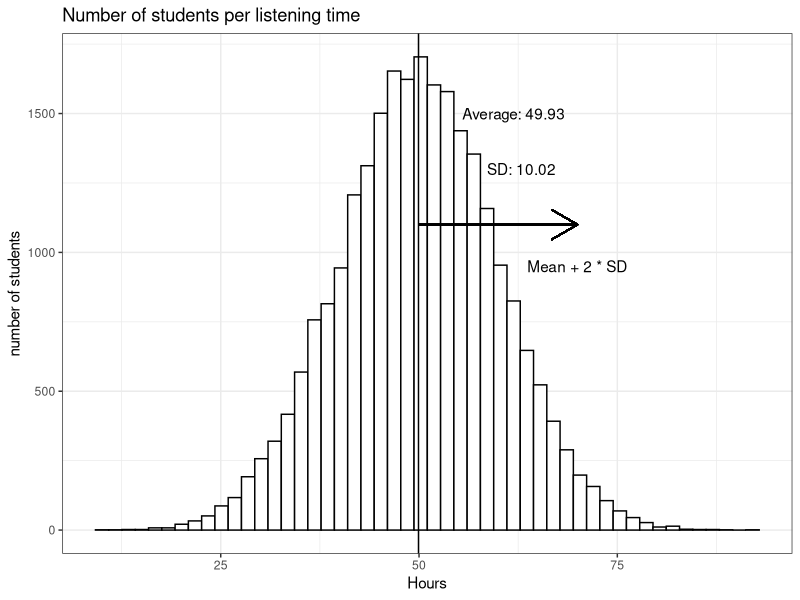
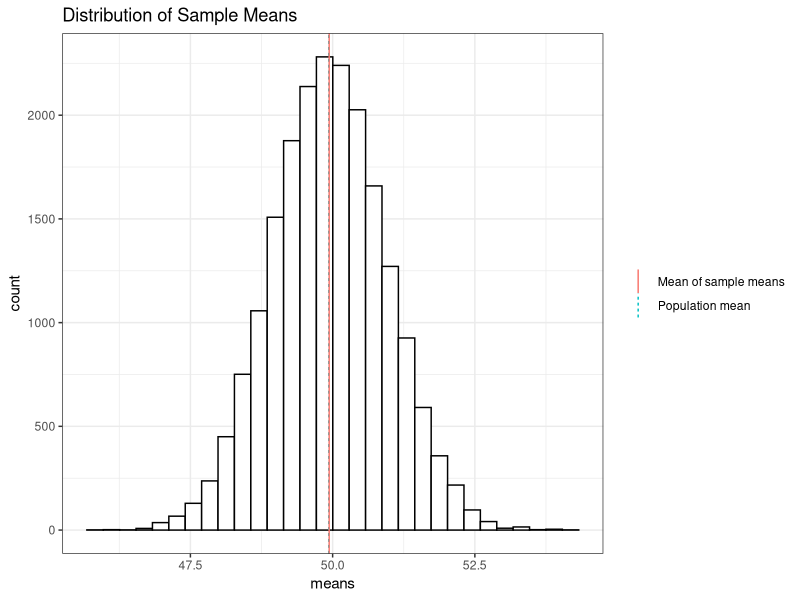
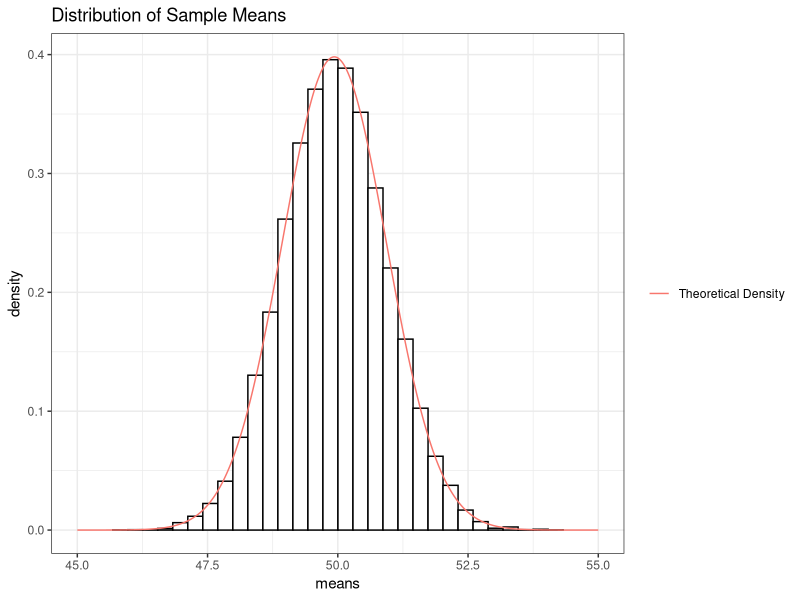
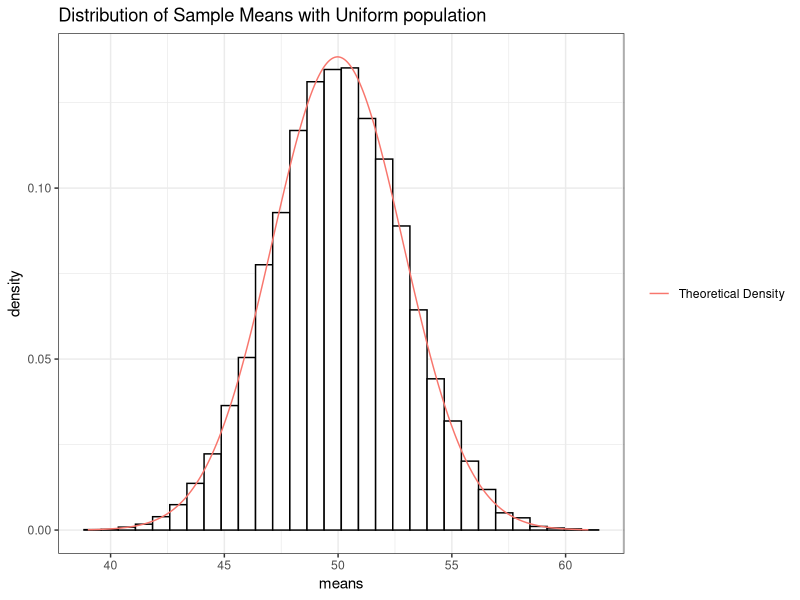
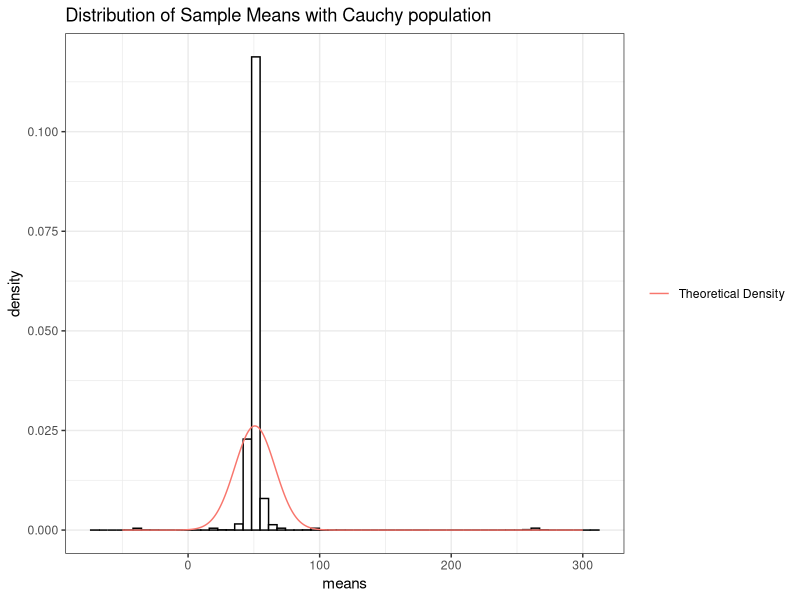
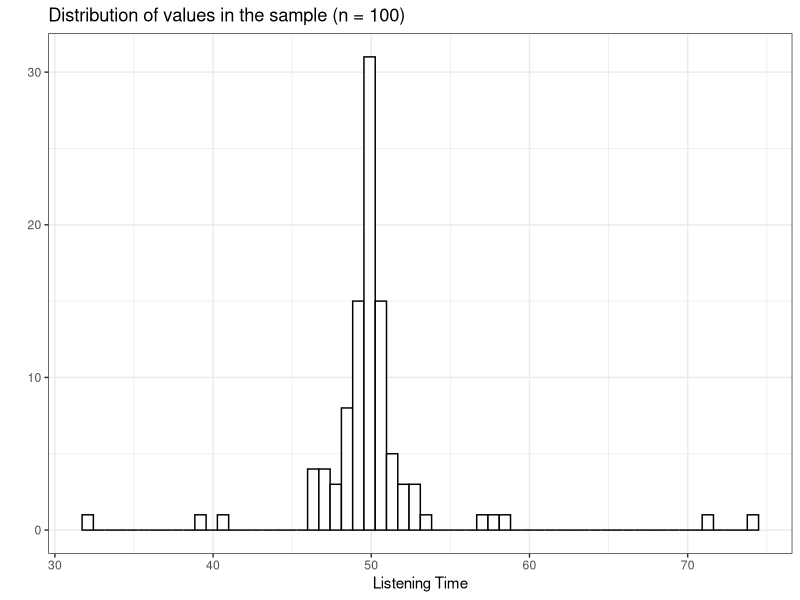
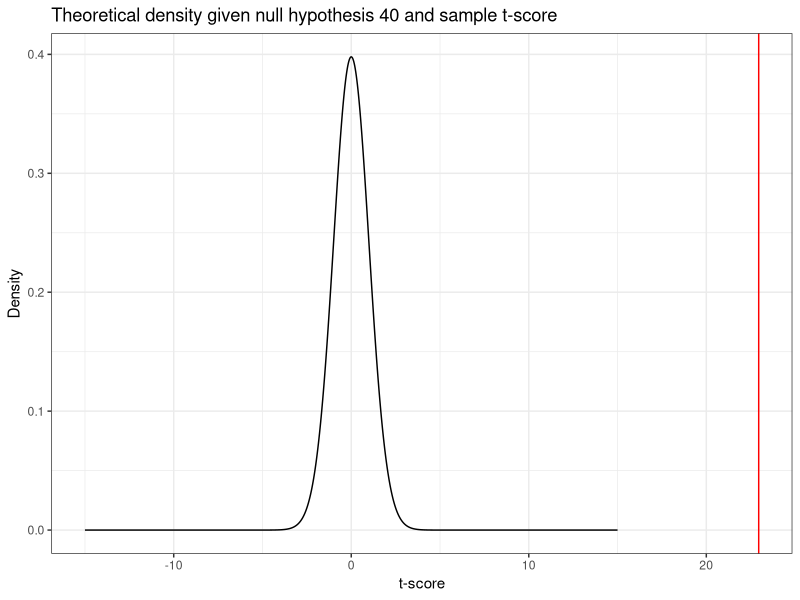
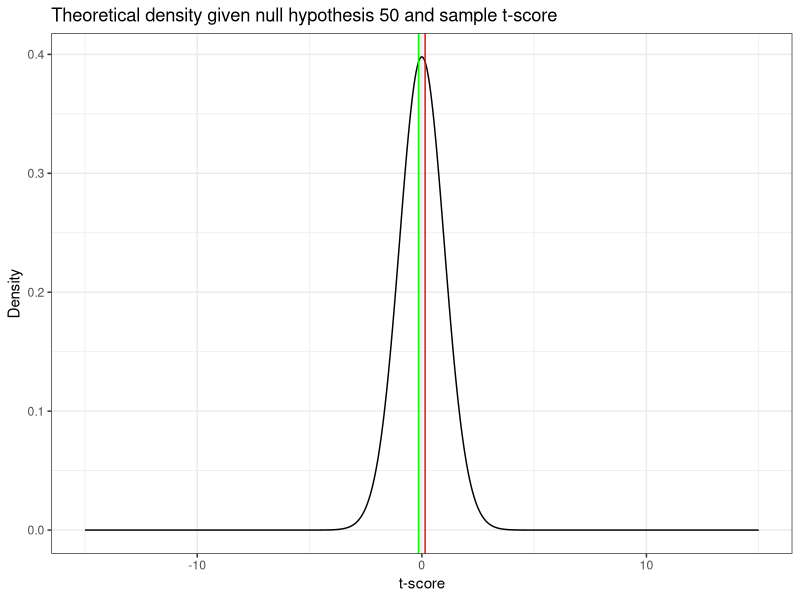

Write R code to recreate these figures, in order.
## ---- chunk 1
knitr::opts_chunk$set(echo = TRUE)
## ---- chunk 2
library(tidyverse)
set.seed(321)
hours <- rnorm(25000, 50, 10)

ggplot(data.frame(hours)) +
  geom_histogram(aes(hours), bins = 50, fill = 'white', color = 'black') +
  ggtitle("Number of students per listening time") +
  labs(y = 'number of students', x = 'Hours') +
  theme_bw() +
  geom_vline(xintercept = mean(hours)) +
  annotate("text", x = mean(hours) + 12, y = 1500, 
           label = paste("Average:", round(mean(hours), 2))) +
  annotate("text", x = mean(hours) + 13, y = 1300,
           label = paste("SD:", round(sd(hours), 2))) +
  geom_segment(aes(x = mean(hours), y = 1100, yend = 1100, xend = (mean(hours) + 2*sd(hours))), lineend = "butt", linejoin = "round",
     size = 0.5, arrow = arrow(length = unit(0.3, "inches"))) +
  annotate("text", x = mean(hours) + 20, y = 950, label = "Mean + 2 * SD" )
## ---- chunk 3
student_sample <- sample(1:25000, size = 100, replace = FALSE)
(m1 <- mean(hours[student_sample]))
## ---- chunk 4
set.seed(12345)
samples <- 20000
means <- matrix(NA, nrow = samples)
for (i in 1:samples){
  student_sample <- sample(1:25000, size = 100, replace = FALSE)
  means[i,] <- mean(hours[student_sample])
}

meansdf <- data.frame('true' = mean(hours), 'sample' = mean(means))
meansdf <- gather(meansdf)
ggplot(data.frame(means)) +
  geom_histogram(aes(x = means), bins = 30, fill='white', color='black') +
  theme_bw() +
  geom_vline(data = meansdf, aes(xintercept = value, color = key, linetype = key)) +
  scale_color_discrete(labels = c("Mean of sample means", "Population mean")) +
  scale_linetype_discrete(labels = c("Mean of sample means", "Population mean")) +
  theme(legend.title = element_blank()) +
  ggtitle('Distribution of Sample Means')
## ---- chunk 5
head(means, 5)
min(means)
max(means)
## ---- chunk 6
ggplot(data.frame(means)) +
  geom_histogram(aes(x = means, y = ..density..), bins = 30, fill='white', color='black') +
  stat_function(xlim = c(45, 55), fun = dnorm, n = length(means), 
                args = list(mean = mean(hours), sd = sd(hours)/ sqrt(100)), 
                aes(color = 'Theoretical Density')) +
  theme_bw() +
  theme(legend.title = element_blank()) +
  ggtitle('Distribution of Sample Means') 
## ---- chunk 7
set.seed(321)
hours <- runif(25000, 0, 100)
samples <- 20000
means <- matrix(NA, nrow = samples)
for (i in 1:samples){
  student_sample <- sample(1:25000, size = 100, replace = FALSE)
  means[i,] <- mean(hours[student_sample])
}

ggplot(data.frame(means)) +
  geom_histogram(aes(x = means, y = ..density..), bins = 30, fill='white', color='black') +
  stat_function(xlim = c(39, 61), fun = dnorm, n = length(means), 
                args = list(mean = mean(hours), sd = sd(hours)/ sqrt(100)), 
                aes(color = 'Theoretical Density')) +
  theme_bw() +
  theme(legend.title = element_blank()) +
  ggtitle('Distribution of Sample Means with Uniform population') 
## ---- chunk 8
set.seed(321)
hours <- rcauchy(25000, 50, 1)
samples <- 20000
means <- matrix(NA, nrow = samples)
for (i in 1:samples){
  student_sample <- sample(1:25000, size = 100, replace = FALSE)
  means[i,] <- mean(hours[student_sample])
}

ggplot(data.frame(means)) +
  geom_histogram(aes(x = means, y = ..density..), bins = 60, fill='white', color='black') +
  stat_function(xlim = c(-50, 300), fun = dnorm, n = length(means), 
                args = list(mean = mean(hours), sd = sd(hours)/ sqrt(100)), 
                aes(color = 'Theoretical Density')) +
  theme_bw() +
  theme(legend.title = element_blank()) +
  ggtitle('Distribution of Sample Means with Cauchy population') 
## ---- chunk 9
set.seed(12345)
student_sample <- sample(1:25000, size = 100, replace = FALSE)
student_sample <- hours[student_sample]

(samp_mean <- mean(student_sample))
(samp_sd <- sd(student_sample))

(SE <- samp_sd/sqrt(100))

ggplot(data.frame(student_sample)) + 
  geom_histogram(aes(x = student_sample), fill = 'white', color = 'black', bins = 60) +
  theme_bw() +
  ggtitle("Distribution of values in the sample (n = 100)") +
  labs(x = 'Listening Time', y = '')
## ---- chunk 10
H0 <- 40
(t_score <- (samp_mean - H0) / SE)
## ---- chunk 11
x <- seq(-15, 15, length.out = 1000)
dens <- dt(x, 99)
ggplot(data.frame(x, dens), aes(x, dens)) +
  geom_line() + 
  geom_vline(xintercept = t_score, color = 'red') +
  labs(y = 'Density', x = 't-score') +
  ggtitle("Theoretical density given null hypothesis 40 and sample t-score") +
  theme_bw() 
## ---- chunk 12
t.test(student_sample, mu = H0, alternative = 'two.sided')
## ---- chunk 13
t.test(student_sample, mu = H0, alternative = 'less')
## ---- chunk 14
H0 <- 50
t.test(student_sample, mu = H0, alternative = 'two.sided')
## ---- chunk 15
(t_score <- (samp_mean - H0) / SE)
t.test(student_sample, mu = H0, alternative = 'less')
pt(t_score, 99)
## ---- chunk 16
t.test(student_sample, mu = H0, alternative = 'greater')
1 - pt(t_score, 99)
## ---- chunk 17
t.test(student_sample, mu = H0, alternative = 'two.sided')
2 * (1 - pt(t_score, 99))
## ---- chunk 18
x <- seq(-15, 15, length.out = 1000)
dens <- dt(x, 99)
ggplot(data.frame(x, dens), aes(x, dens)) +
  geom_line() + 
  geom_vline(xintercept = t_score, color = 'red') +
  labs(y = 'Density', x = 't-score') +
  ggtitle("Theoretical density given null hypothesis 50 and sample t-score") +
  geom_vline(xintercept = -t_score, color = 'green') +
  theme_bw() 
## ---- chunk 19
H0 <- 51 
(t_score <- (samp_mean - H0) / SE)

t.test(student_sample, mu = H0, alternative = 'two.sided')
2 * pt(t_score, 99)
